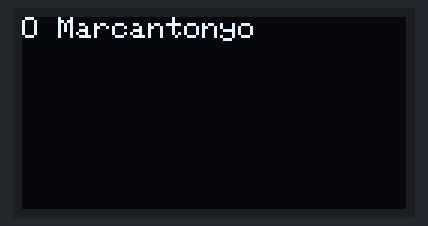
The sketch below on a simulated Arduino Uno, built with avr-gcc and run on an emulated ATmega328P. On the bench: 128×64 one-colour display.

Above: at 0.1 s.
At 1.6 s:
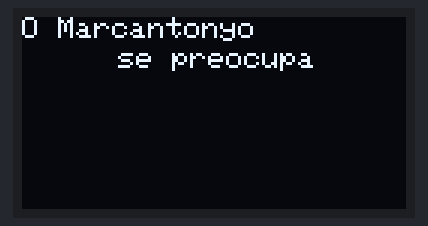
At 3.2 s:
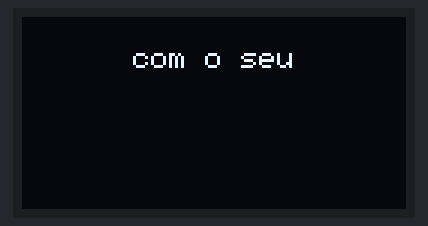
At 4.7 s:
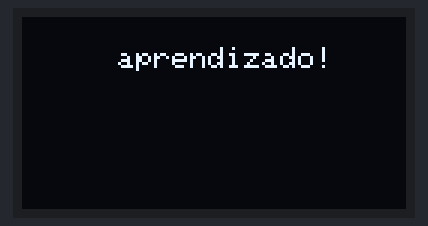

Measured:
- by itself, everything shown: repeats every 6.1 s, in 4 steps
- what the display in image 1 shows lasts 1.5 s, from 1.6 s to 3.1 s

The sketch:

HelloWorld2.ino
```cpp
#include <Wire.h> //INCLUSÃO DE BIBLIOTECA
#include <Adafruit_GFX.h> //INCLUSÃO DE BIBLIOTECA
#include <Adafruit_SSD1306.h> //INCLUSÃO DE BIBLIOTECA

// The pins for I2C are defined by the Wire-library.
// On an arduino UNO:       A4(SDA), A5(SCL)
//                          yellow , orange

Adafruit_SSD1306 display = Adafruit_SSD1306(); //OBJETO DO TIPO Adafruit_SSD1306

void setup(){
  Wire.begin(); //INICIALIZA A BIBLIOTECA WIRE
  display.begin(SSD1306_SWITCHCAPVCC, 0x3C); //INICIALIZA O DISPLAY COM ENDEREÇO I2C 0x3C
  display.setTextColor(WHITE); //DEFINE A COR DO TEXTO
  display.setTextSize(1); //DEFINE O TAMANHO DA FONTE DO TEXTO
  display.clearDisplay(); //LIMPA AS INFORMAÇÕES DO DISPLAY
}
void loop() {
  display.setCursor(0,0); //POSIÇÃO EM QUE O CURSOR IRÁ FAZER A ESCRITA
  display.print("O Marcantonyo"); //ESCREVE O TEXTO NO DISPLAY
  display.display(); //EFETIVA A ESCRITA NO DISPLAY
  delay(1500); //INTERVALO DE 1,5 SEGUNDOS
  //display.clearDisplay(); //LIMPA AS INFORMAÇÕES DO DISPLAY
  display.setCursor(32,10); //POSIÇÃO EM QUE O CURSOR IRÁ FAZER A ESCRITA
  display.print("se preocupa"); //ESCREVE O TEXTO NO DISPLAY
  display.display(); //EFETIVA A ESCRITA NO DISPLAY
  delay(1500); //INTERVALO DE 1,5 SEGUNDOS
  display.clearDisplay(); //LIMPA AS INFORMAÇÕES DO DISPLAY
  display.setCursor(37,10); //POSIÇÃO EM QUE O CURSOR IRÁ FAZER A ESCRITA
  display.print("com o seu"); //ESCREVE O TEXTO NO DISPLAY
  display.display(); //EFETIVA A ESCRITA NO DISPLAY
  delay(1500); //INTERVALO DE 1,5 SEGUNDOS
  display.clearDisplay(); //LIMPA AS INFORMAÇÕES DO DISPLAY
  display.setCursor(32,10); //POSIÇÃO EM QUE O CURSOR IRÁ FAZER A ESCRITA
  display.print("aprendizado!"); //ESCREVE O TEXTO NO DISPLAY
  display.display(); //EFETIVA A ESCRITA NO DISPLAY
  delay(1500); //INTERVALO DE 1,5 SEGUNDOS
  display.clearDisplay(); //LIMPA AS INFORMAÇÕES DO DISPLAY
}
```
